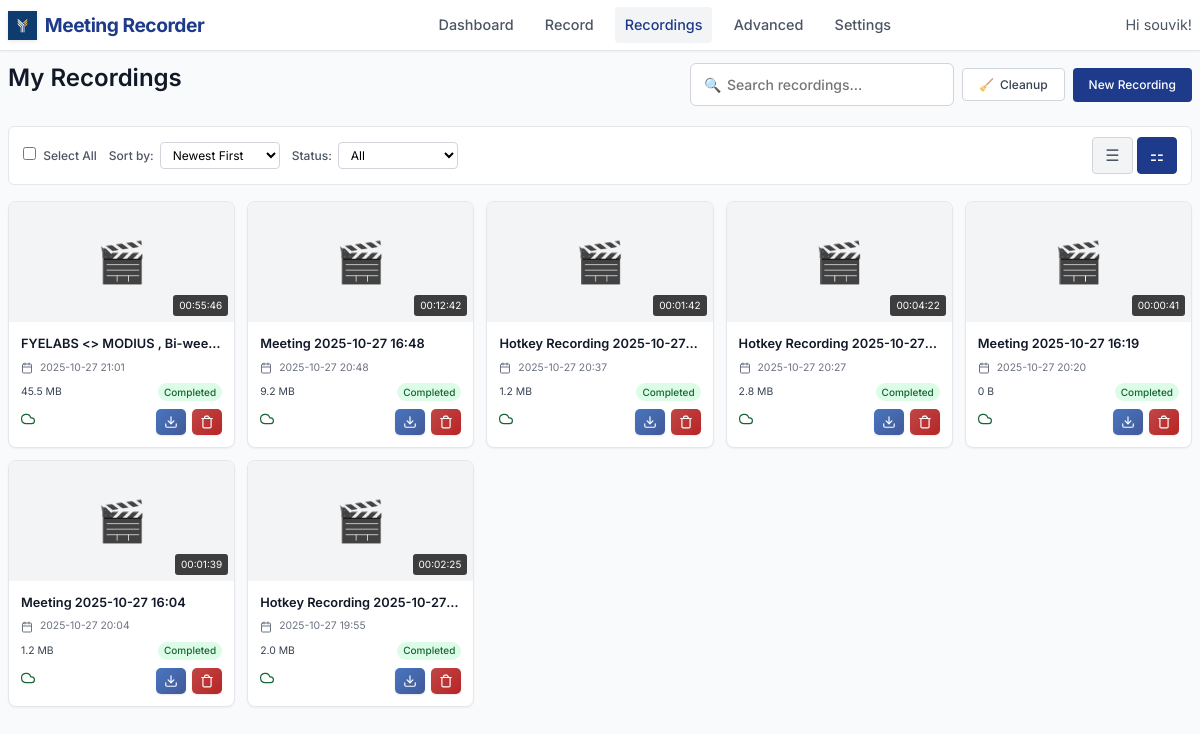
The app's page /recordings (signed in), older data.
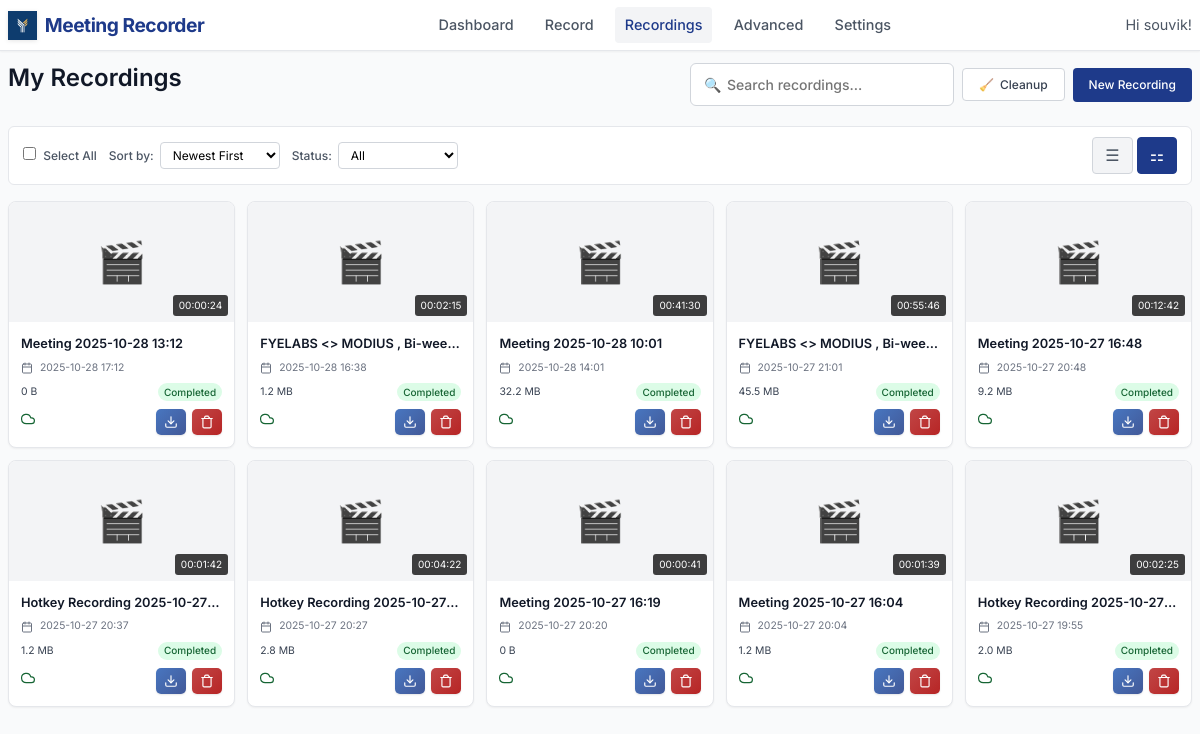
The same page, newer data.
### models.py (models this page shows, shortened)
class User(UserMixin, db.Model):
    id = db.Column(db.Integer, primary_key=True)
    username = db.Column(db.String(80), unique=True, nullable=False)
    email = db.Column(db.String(120), unique=True, nullable=False)
    password_hash = db.Column(db.String(128))
    created_at = db.Column(db.DateTime, default=datetime.utcnow)
    is_active = db.Column(db.Boolean, default=True)
    default_monitor = db.Column(db.String(200))  # Default monitor for recordings
    auto_delete_days = db.Column(db.Integer, default=30)  # Auto-delete recordings after N days
    recordings = db.relationship('Recording', backref='user', lazy=True)
    meetings = db.relationship('Meeting', backref='user', lazy=True)

class Recording(db.Model):
    id = db.Column(db.Integer, primary_key=True)
    title = db.Column(db.String(200), nullable=False)
    filename = db.Column(db.String(255), nullable=False)
    file_path = db.Column(db.String(500), nullable=False)
    file_size = db.Column(db.BigInteger, default=0)  # in bytes
    duration = db.Column(db.Integer, default=0)  # in seconds
    created_at = db.Column(db.DateTime, default=datetime.utcnow)
    started_at = db.Column(db.DateTime)
    ended_at = db.Column(db.DateTime)
    monitor_name = db.Column(db.String(200))
    resolution = db.Column(db.String(50))  # e.g., "1920x1080"
    uploaded = db.Column(db.Boolean, default=False)
    upload_url = db.Column(db.String(500))  # Legacy field - kept for compatibility
    video_url = db.Column(db.String(500))
    transcript_url = db.Column(db.String(500))
    thumbnail_url = db.Column(db.String(500))
    upload_status = db.Column(db.String(50), default='pending')  # pending, uploading, completed, failed
    upload_metadata = db.Column(db.Text)  # JSON metadata from upload
    user_id = db.Column(db.Integer, db.ForeignKey('user.id'), nullable=False)
    status = db.Column(db.String(50), default='completed')  # recording, processing, completed, failed
    @property
    def duration_formatted(self):
        if not self.duration:
            return "00:00:00"
        hours = self.duration // 3600
        minutes = (self.duration % 3600) // 60
        seconds = self.duration % 60
        return f"{hours:02d}:{minutes:02d}:{seconds:02d}"
    @property
    def file_size_formatted(self):
        if not self.file_size:
            return "0 B"
        size = self.file_size  # Work with a copy to avoid modifying the actual value
        for unit in ['B', 'KB', 'MB', 'GB']:
            if size < 1024:
                return f"{size:.1f} {unit}"
            size /= 1024
        return f"{size:.1f} TB"
    @property
    def sync_status(self):
        if self.upload_status == 'completed' and self.uploaded:
            return "Synced"
        elif self.upload_status == 'uploading':
            return "Uploading"
        elif self.upload_status == 'failed':
            return "Upload Failed"
        elif self.status == "failed":
            return "Recording Failed"
        elif self.status == "processing":
            return "Processing"
        else:
            return "Local Only"
    @property
    def sync_status_class(self):
        status = self.sync_status
        if status == "Synced":
            return "status-synced"
        elif status == "Uploading":
            return "status-uploading"
        elif "Failed" in status:
            return "status-failed"
        elif status == "Processing":
            return "status-processing"
        else:
            return "status-local"
    @property
    def resolved_file_path(self):
        if not self.file_path:
            return None
        current_dir = os.path.dirname(os.path.abspath(__file__))
        if os.path.isabs(self.file_path):
            filename = os.path.basename(self.file_path)
        else:
            filename = self.file_path
        resolved_path = os.path.join(current_dir, 'recordings', filename)
        return resolved_path
    @property
    def transcript_path(self):
        current_dir = os.path.dirname(os.path.abspath(__file__))
        recordings_dir = os.path.join(current_dir, 'recordings')
        safe_title = "".join(c for c in self.title if c.isalnum() or c in (' ', '-', '_')).rstrip()
        transcript_filename = f"{safe_title}_transcript.txt"
        transcript_path = os.path.join(recordings_dir, transcript_filename)
        if os.path.exists(transcript_path):
            return transcript_path
        resolved_path = self.resolved_file_path
        if resolved_path:
            old_transcript_path = os.path.splitext(resolved_path)[0] + '_transcript.txt'
            if os.path.exists(old_transcript_path):
                return old_transcript_path
        return transcript_path
    @property
    def has_transcript(self):
        transcript_path = self.transcript_path
        return transcript_path and os.path.exists(transcript_path)

### app.py (the view, shortened to what this page needs)
@app.route('/recordings')
@login_required
def recordings():
    page = request.args.get('page', 1, type=int)
    sort_by = request.args.get('sort', 'date_desc')
    status_filter = request.args.get('status', 'all')
    search_query = request.args.get('search', '').strip()
    query = Recording.query
    if search_query:
        query = query.filter(Recording.title.contains(search_query))
    if sort_by == 'date_asc':
        query = query.order_by(Recording.created_at.asc())
    elif sort_by == 'title':
        query = query.order_by(Recording.title.asc())
    elif sort_by == 'duration':
        query = query.order_by(Recording.duration.desc().nullslast())
    else:  # default: date_desc
        query = query.order_by(Recording.created_at.desc())
    recordings = query.paginate(page=page, per_page=10, error_out=False)
    return render_template('recordings.html', recordings=recordings)

### app.py (called while the page is built)
@app.context_processor
def utility_processor():
    active_recording = None
    if current_user.is_authenticated:
        from dual_stream import DualModeStreamer
        global recording_state
        if recording_state.get('active', False):
            recent_recording = Recording.query.filter_by(user_id=current_user.id).order_by(Recording.created_at.desc()).first()
            if recent_recording and recent_recording.status != 'completed':
                active_recording = recent_recording
    return dict(
        format_file_size=format_file_size,
        format_duration=format_duration,
        active_recording=active_recording
    )

@login_manager.user_loader
def load_user(user_id):
    return db.session.get(User, int(user_id))  # Fix SQLAlchemy deprecation

### templates/recordings.html (shortened to what this page needs)
{% extends "base.html" %}
{% block content %}
<div class="page-header">
    <h1 class="page-title">My Recordings</h1>
    <div class="header-actions">
        <div class="search-box">
            <span class="search-icon">🔍</span>
            <input type="text" class="search-input" placeholder="Search recordings...">
        </div>
        <button onclick="cleanupOrphanedRecordings()" class="btn-secondary" title="Remove database entries without files">
            <span>🧹</span>
            Cleanup
        </button>
        <a href="/record" class="btn-primary">
            New Recording
        </a>
    </div>
</div>
<div class="filters">
    <div class="filter-group">
        <label class="filter-label">
            <input type="checkbox" id="selectAllCheckbox" onchange="toggleSelectAll()" style="margin-right: 0.25rem;">
            Select All
        </label>
    </div>
    <div class="filter-group">
        <label class="filter-label">Sort by:</label>
        <select class="filter-select" id="sortSelect">
            <option value="date_desc">Newest First</option>
        </select>
    </div>
    <div class="filter-group">
        <label class="filter-label">Status:</label>
        <select class="filter-select" id="statusSelect">
            <option value="all">All</option>
        </select>
    </div>
    <div class="view-toggles">
        <button class="view-toggle-btn" onclick="setView('list')" title="List View">
            <span>☰</span>
        </button>
        <button class="view-toggle-btn active" onclick="setView('grid')" title="Grid View">
            <span>⚏</span>
        </button>
    </div>
</div>
{% if recordings.items %}
    <div class="recordings-grid">
        {% for recording in recordings.items %}
        <div class="recording-card" onclick="playRecording('{{ recording.id }}', event)">
            <div class="recording-thumbnail">
                {% if recording.file_path %}
                <div class="placeholder-thumbnail" style="display: none; width: 100%; height: 100%; align-items: center; justify-content: center; font-size: 2.5rem; color: var(--gray-400);">
                    🎬
                </div>
                {% else %}
                <div class="placeholder-thumbnail" style="width: 100%; height: 100%; display: flex; align-items: center; justify-content: center; font-size: 2.5rem; color: var(--gray-400);">
                    🎬
                </div>
                {% endif %}
                <div class="recording-duration">{{ recording.duration_formatted }}</div>
            </div>
            <div class="recording-info">
                <div class="recording-title">{{ recording.title }}</div>
                <div class="recording-meta">
                    <div class="recording-date">
                        {{ recording.created_at.strftime('%Y-%m-%d %H:%M') }}
                    </div>
                </div>
                <div class="recording-details">
                    <span class="recording-size">{{ recording.file_size_formatted }}</span>
                    <span class="recording-status status-{{ recording.status }}">
                        {{ recording.status.title() }}
                    </span>
                </div>
                <div class="recording-actions">
                    <div class="sync-indicator">
                        <span class="{{ recording.sync_status_class }}" title="{{ recording.sync_status }}">
                            {% if recording.sync_status == 'Synced' %}
                                <svg width="14" height="14" viewBox="0 0 24 24" fill="none" stroke="currentColor" stroke-width="2" stroke-linecap="round" stroke-linejoin="round">
                                    <path d="M18 10h-1.26A8 8 0 1 0 9 20h9a5 5 0 0 0 0-10z"/>
                                </svg>
                            {% elif recording.sync_status == 'Completed' %}
                                <svg width="14" height="14" viewBox="0 0 24 24" fill="none" stroke="currentColor" stroke-width="2" stroke-linecap="round" stroke-linejoin="round">
                                    <polyline points="20,6 9,17 4,12"/>
                                </svg>
                            {% elif recording.sync_status == 'Processing' %}
                                <svg width="14" height="14" viewBox="0 0 24 24" fill="none" stroke="currentColor" stroke-width="2" stroke-linecap="round" stroke-linejoin="round" style="animation: spin 1s linear infinite;">
                                    <path d="M21 12a9 9 0 11-6.219-8.56"/>
                                </svg>
                            {% elif recording.sync_status == 'Failed' %}
                                <svg width="14" height="14" viewBox="0 0 24 24" fill="none" stroke="currentColor" stroke-width="2" stroke-linecap="round" stroke-linejoin="round">
                                    <circle cx="12" cy="12" r="10"/>
                                    <line x1="15" y1="9" x2="9" y2="15"/>
                                    <line x1="9" y1="9" x2="15" y2="15"/>
                                </svg>
                            {% endif %}
                        </span>
                    </div>
                    <div class="action-buttons">
                        {% if recording.file_path %}
                        <a href="{{ url_for('download_recording', recording_id=recording.id) }}"
                           class="download-btn"
                           title="Download video">
                            <svg width="14" height="14" viewBox="0 0 24 24" fill="none" stroke="currentColor" stroke-width="2" stroke-linecap="round" stroke-linejoin="round">
                                <path d="M21 15v4a2 2 0 0 1-2 2H5a2 2 0 0 1-2-2v-4"/>
                                <polyline points="7,10 12,15 17,10"/>
                                <line x1="12" y1="15" x2="12" y2="3"/>
                            </svg>
                        </a>
                        {% endif %}
                        <button class="delete-btn"
                                onclick="deleteRecording({{ recording.id }}, '{{ recording.title }}')"
                                title="Delete recording">
                            <svg width="14" height="14" viewBox="0 0 24 24" fill="none" stroke="currentColor" stroke-width="2" stroke-linecap="round" stroke-linejoin="round">
                                <path d="M3 6h18"/>
                                <path d="M19 6v14c0 1-1 2-2 2H7c-1 0-2-1-2-2V6"/>
                                <path d="M8 6V4c0-1 1-2 2-2h4c0 1 1 2 2 2v2"/>
                            </svg>
                        </button>
                    </div>
                </div>
            </div>
        </div>
        {% endfor %}
    </div>
{% else %}
    <div class="empty-state">
        <div class="empty-icon">📹</div>
        <div class="empty-title">No recordings found</div>
        <p>You haven't created any recordings yet. Start by recording your first meeting!</p>
    </div>
{% endif %}
{% endblock %}

### templates/base.html (shortened to what this page needs)
<!DOCTYPE html>
<html lang="en">
<head>
</head>
<body>
    <header class="header">
        <div class="header-content">
            <a href="{{ url_for('dashboard') }}" class="logo">
                <img src="{{ url_for('static', filename='image.png') }}" alt="FYE Labs" class="logo-image">
                <span class="logo-text">Meeting Recorder</span>
            </a>
            <nav class="nav-menu">
                <a href="{{ url_for('dashboard') }}" class="nav-link {% if request.endpoint == 'dashboard' %}active{% endif %}">Dashboard</a>
                <a href="{{ url_for('record') }}" class="nav-link {% if request.endpoint == 'record' %}active{% endif %}">Record</a>
                <a href="{{ url_for('recordings') }}" class="nav-link {% if request.endpoint == 'recordings' %}active{% endif %}">Recordings</a>
                <a href="{{ url_for('admin_dashboard') }}" class="nav-link {% if request.endpoint.startswith('admin_') %}active{% endif %}">Advanced</a>
                <a href="{{ url_for('settings') }}" class="nav-link {% if request.endpoint == 'settings' %}active{% endif %}">Settings</a>
            </nav>
            <div class="user-menu">
                <span class="user-info">Hi {{ current_user.username }}!</span>
            </div>
        </div>
    </header>
    <main class="container">
        {% block content %}{% endblock %}
    </main>
</body>
</html>

Row changes from the older to the newer data that the page shows:
added Recording: duration_formatted "00:00:24", title "Meeting 2025-10-28 13:12", created_at "2025-10-28 17:12", file_size_formatted "0 B", status "Completed", upload_status "completed" (drawn)
added Recording: duration_formatted "00:02:15", title "FYELABS <> MODIUS , Bi-wee…", created_at "2025-10-28 16:38", file_size_formatted "1.2 MB", status "Completed", upload_status "completed" (drawn)
added Recording: duration_formatted "00:41:30", title "Meeting 2025-10-28 10:01", created_at "2025-10-28 14:01", file_size_formatted "32.2 MB", status "Completed", upload_status "completed" (drawn)
